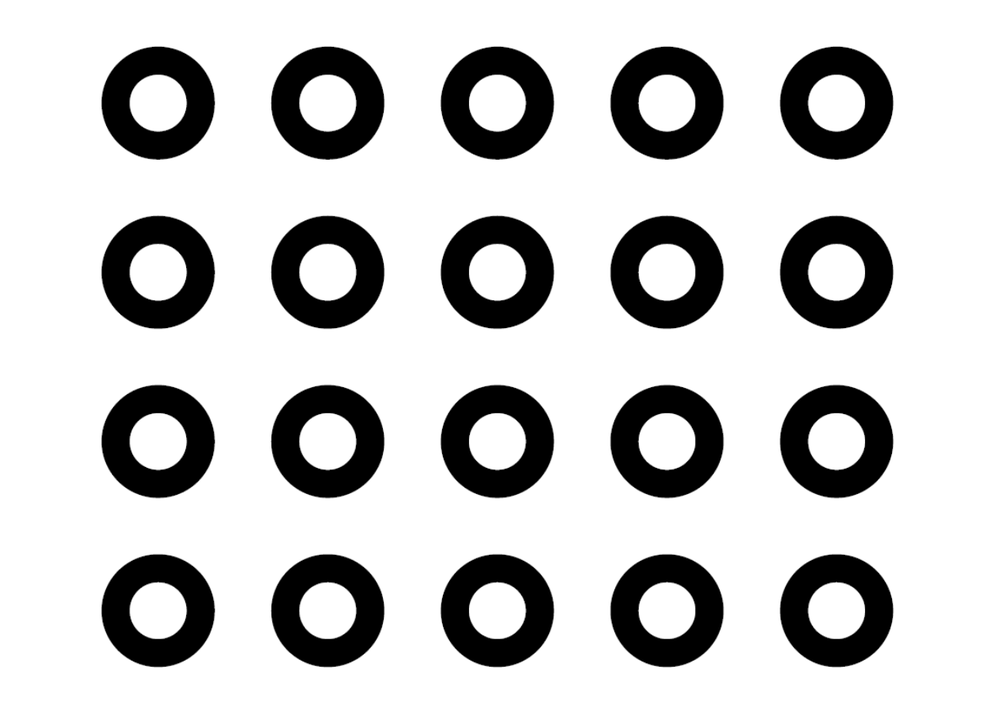
//> input picture img.png, 985 x 716 px, shrunk from 1281 x 932 before the run
$ ./sobel   (built with g++ and OpenCV 4)
//> lines starting //> are read from the running program, lines starting //| are printed output that depends on the picture; after the words box and inside, x2 and y2 are one past the last pixel; in counts of white or black regions, pixels touching at a corner belong together
//> further down, src is the input picture: 716 rows x 985 cols, CV_8UC3; min 0, max 255, mean 200.9
#include "opencv2/imgproc/imgproc.hpp"
#include "opencv2/highgui/highgui.hpp"
#include <stdlib.h>
#include <stdio.h>

using namespace cv;

Mat edgeDetector(Mat src){

  Mat  src_gray;
  Mat grad;
  int scale = 1;
  int delta = 0;
  int ddepth = CV_16S;

  int c;


  GaussianBlur( src, src, Size(3,3), 0, 0, BORDER_DEFAULT );
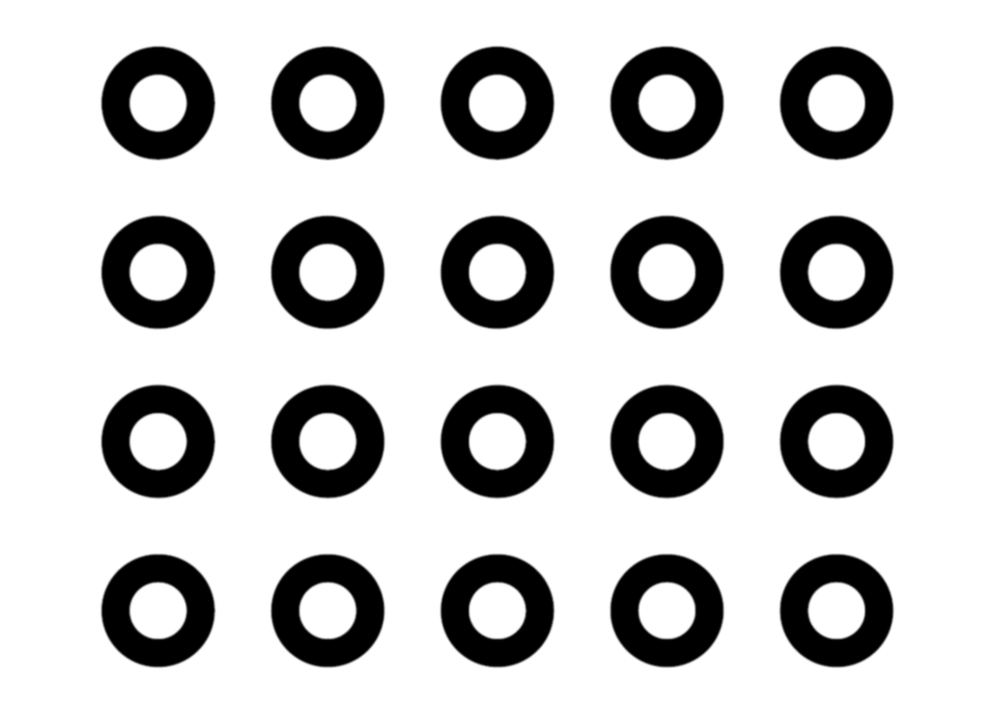
//> src: 716 rows x 985 cols, CV_8UC3; 7.42% of pixels changed, all inside (x1, y1, x2, y2) = (98, 44, 896, 670)

  /// Convert it to gray
  cvtColor( src, src_gray, CV_BGR2GRAY );

  /// Generate grad_x and grad_y
  Mat grad_x, grad_y;
  Mat abs_grad_x, abs_grad_y;

  /// Gradient X
  //Scharr( src_gray, grad_x, ddepth, 1, 0, scale, delta, BORDER_DEFAULT );
  Sobel( src_gray, grad_x, ddepth, 1, 0, 3, scale, delta, BORDER_DEFAULT );
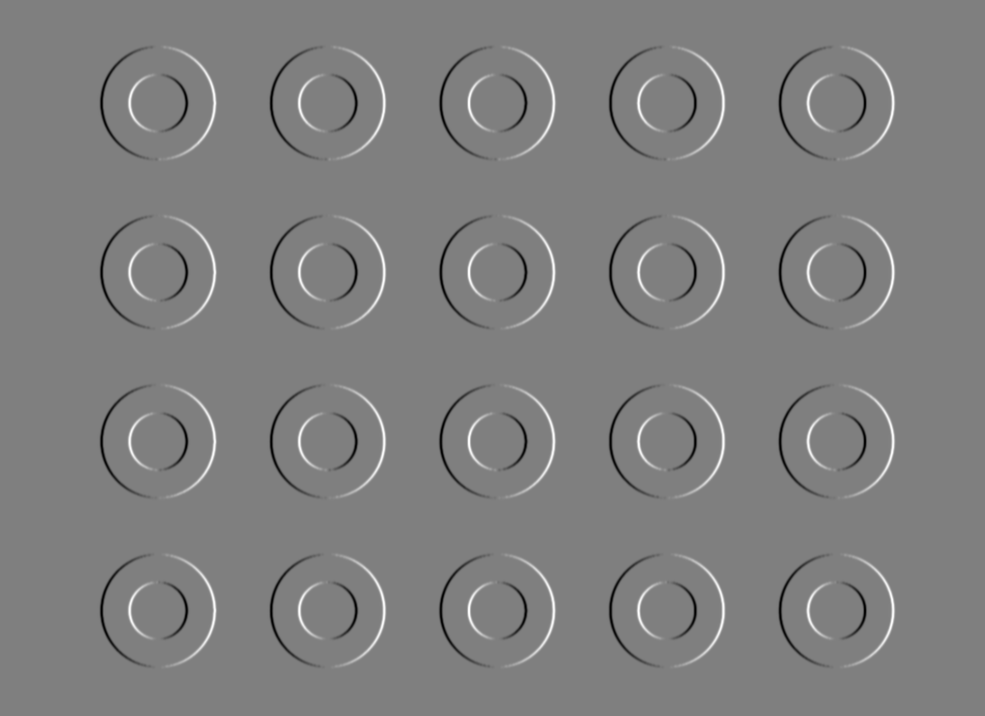
//> grad_x: 716 rows x 985 cols, CV_16SC1; min -764, max 764, mean 0; drawn with min black and max white
  convertScaleAbs( grad_x, abs_grad_x );
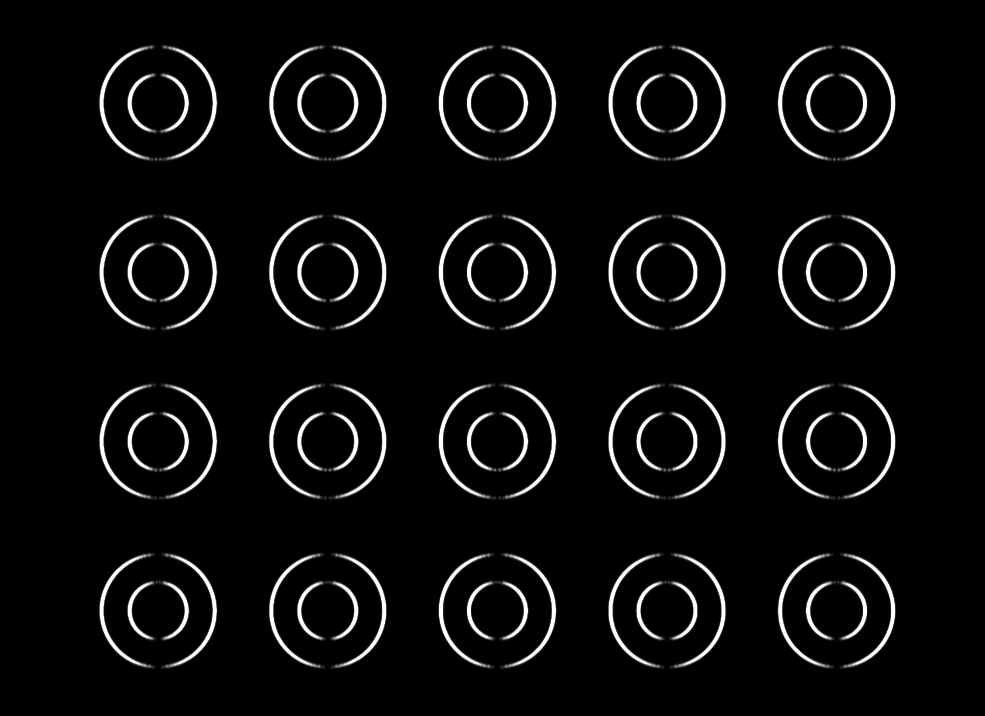
//> abs_grad_x: 716 rows x 985 cols, CV_8UC1; min 0, max 255, mean 12.8

  /// Gradient Y
  //Scharr( src_gray, grad_y, ddepth, 0, 1, scale, delta, BORDER_DEFAULT );
  Sobel( src_gray, grad_y, ddepth, 0, 1, 3, scale, delta, BORDER_DEFAULT );
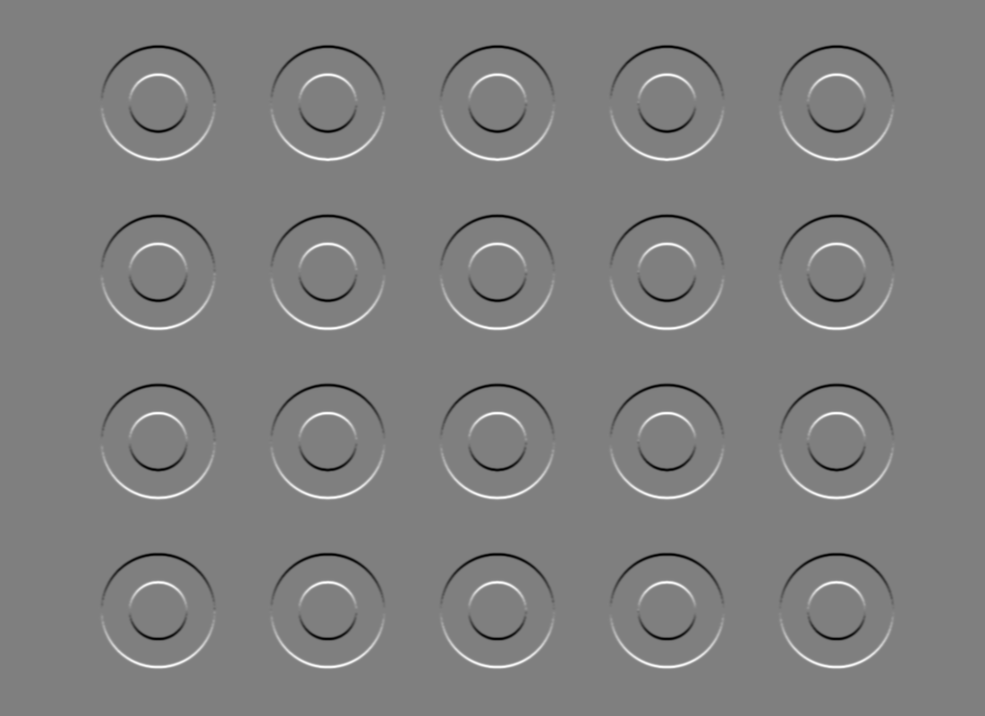
//> grad_y: 716 rows x 985 cols, CV_16SC1; min -764, max 762, mean 0; drawn with min black and max white
  convertScaleAbs( grad_y, abs_grad_y );
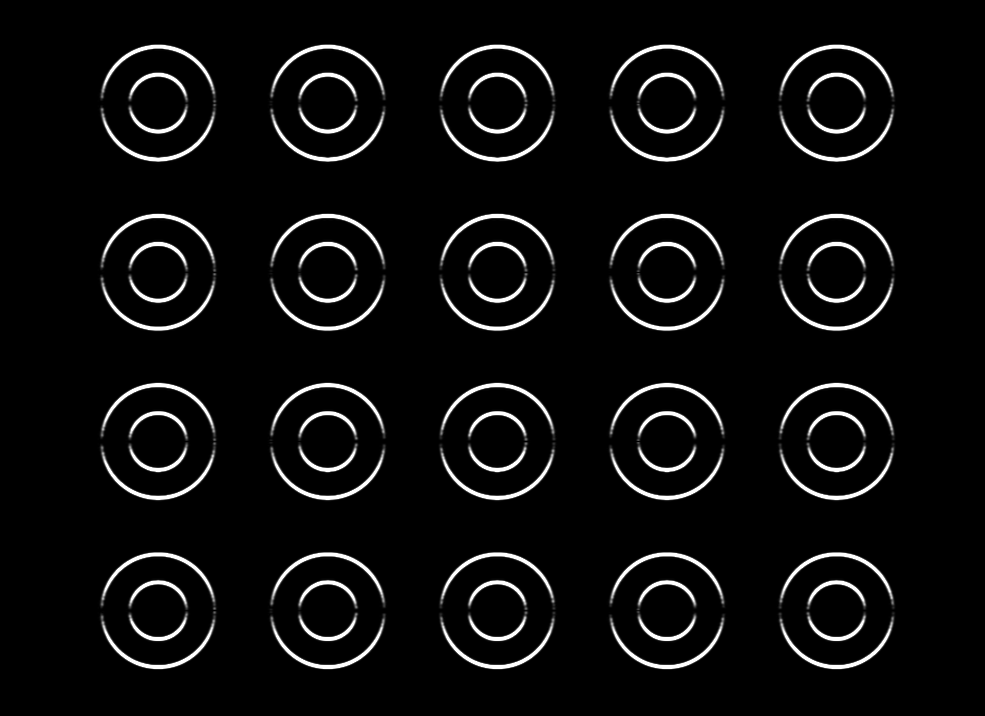
//> abs_grad_y: 716 rows x 985 cols, CV_8UC1; min 0, max 255, mean 12.8

  /// Total Gradient (approximate)
  addWeighted( abs_grad_x, 0.5, abs_grad_y, 0.5, 0, grad );
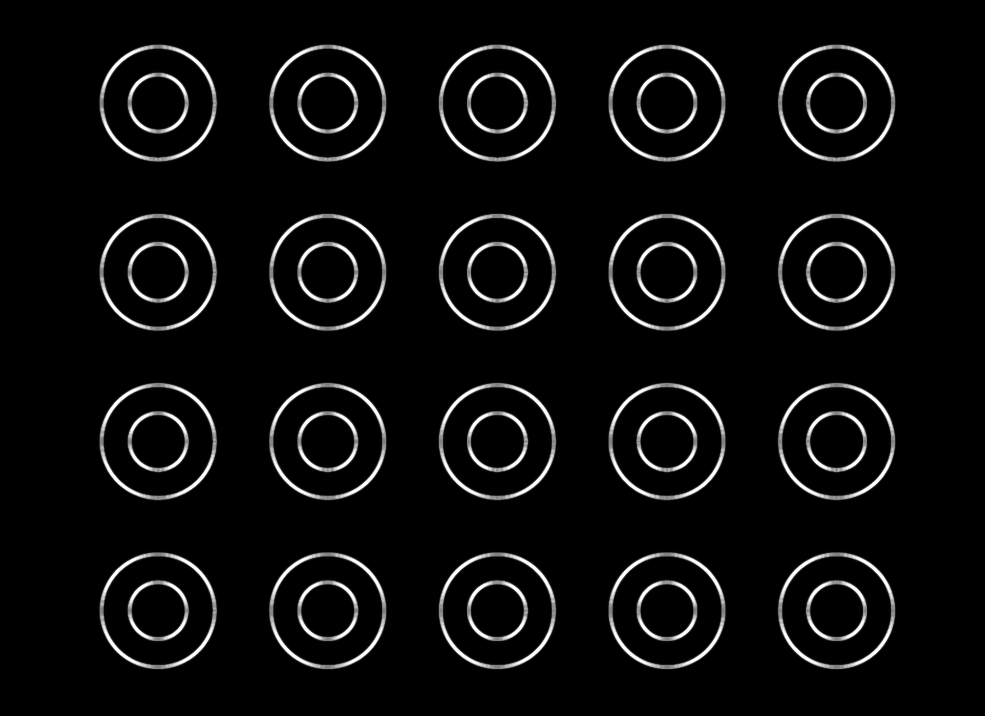
//> grad: 716 rows x 985 cols, CV_8UC1; min 0, max 255, mean 12.8
  return grad;
}

/** @function main */
int main( int argc, char** argv )
{
  /// Load an image
  Mat src = imread( "img.png" );

  if( !src.data )
  { return -1; }

  Mat grad = edgeDetector(src);


  /// Create window
  namedWindow( "Sobel Demo - Simple Edge Detector", CV_WINDOW_AUTOSIZE );
  imshow( "Sobel Demo - Simple Edge Detector", grad );

  waitKey(0);

  return 0;
}
